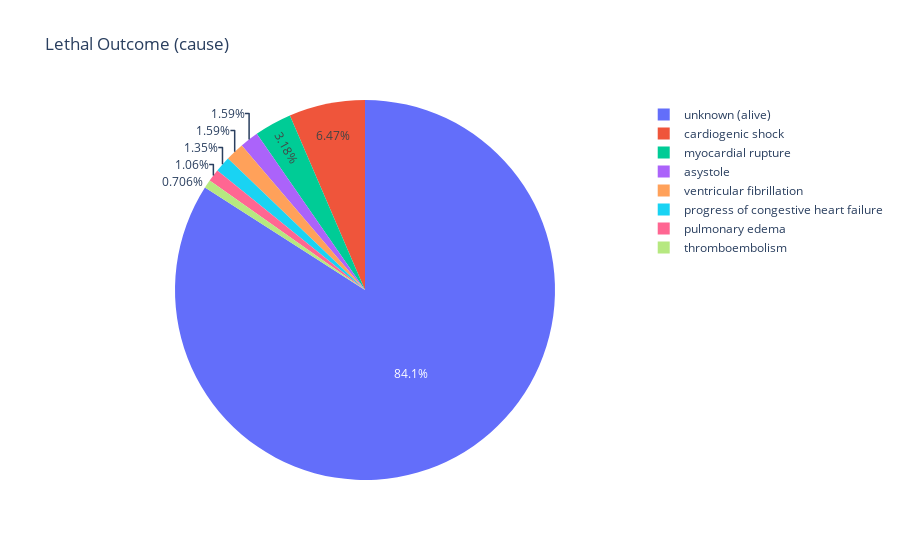

Notebook code cell kept with this figure:
### Code cell
# Define the data with names and counts
data_dict = {
    'LET_IS': [
        'unknown (alive)', 'cardiogenic shock', 'pulmonary edema',
        'myocardial rupture', 'progress of congestive heart failure',
        'thromboembolism', 'asystole', 'ventricular fibrillation'
    ],
    'count': [1429, 110, 18, 54, 23, 12, 27, 27],
    'proportion': [84.06, 6.47, 1.06, 3.18, 1.35, 0.71, 1.59, 1.59]
}

# Create a DataFrame
data_df = pd.DataFrame(data_dict)

# Create the pie chart using Plotly Express
fig = px.pie(
    data_df, 
    names='LET_IS', 
    values='count', 
    title='Lethal Outcome (cause)',
    labels={'LET_IS': 'Lethal Outcome'},
    hover_data=['count', 'proportion']
)

# Customize the text and hover templates
fig.update_traces(
    textinfo='percent',  # Only show percentages in the pie chart segments
    hovertemplate='<b>%{label}</b><br>Count: %{value}<br>Proportion: %{customdata[1]:.2f}%'
)

# Display the figure
fig.show()

### Figure 1 — Plotly figure (JSON) as saved in the notebook; plotly's stock layout.template omitted (floating-point values rounded to 4 significant figures)
{"data": [{"customdata": [[1429, 84.06], [110, 6.47], [18, 1.06], [54, 3.18], [23, 1.35], [12, 0.71], [27, 1.59], [27, 1.59]], "domain": {"x": [0, 1], "y": [0, 1]}, "hovertemplate": "<b>%{label}</b><br>Count: %{value}<br>Proportion: %{customdata[1]:.2f}%", "labels": ["unknown (alive)", "cardiogenic shock", "pulmonary edema", "myocardial rupture", "progress of congestive heart failure", "thromboembolism", "asystole", "ventricular fibrillation"], "legendgroup": "", "name": "", "showlegend": true, "textinfo": "percent", "type": "pie", "values": [1429, 110, 18, 54, 23, 12, 27, 27]}], "layout": {"legend": {"tracegroupgap": 0}, "title": {"text": "Lethal Outcome (cause)"}}}
